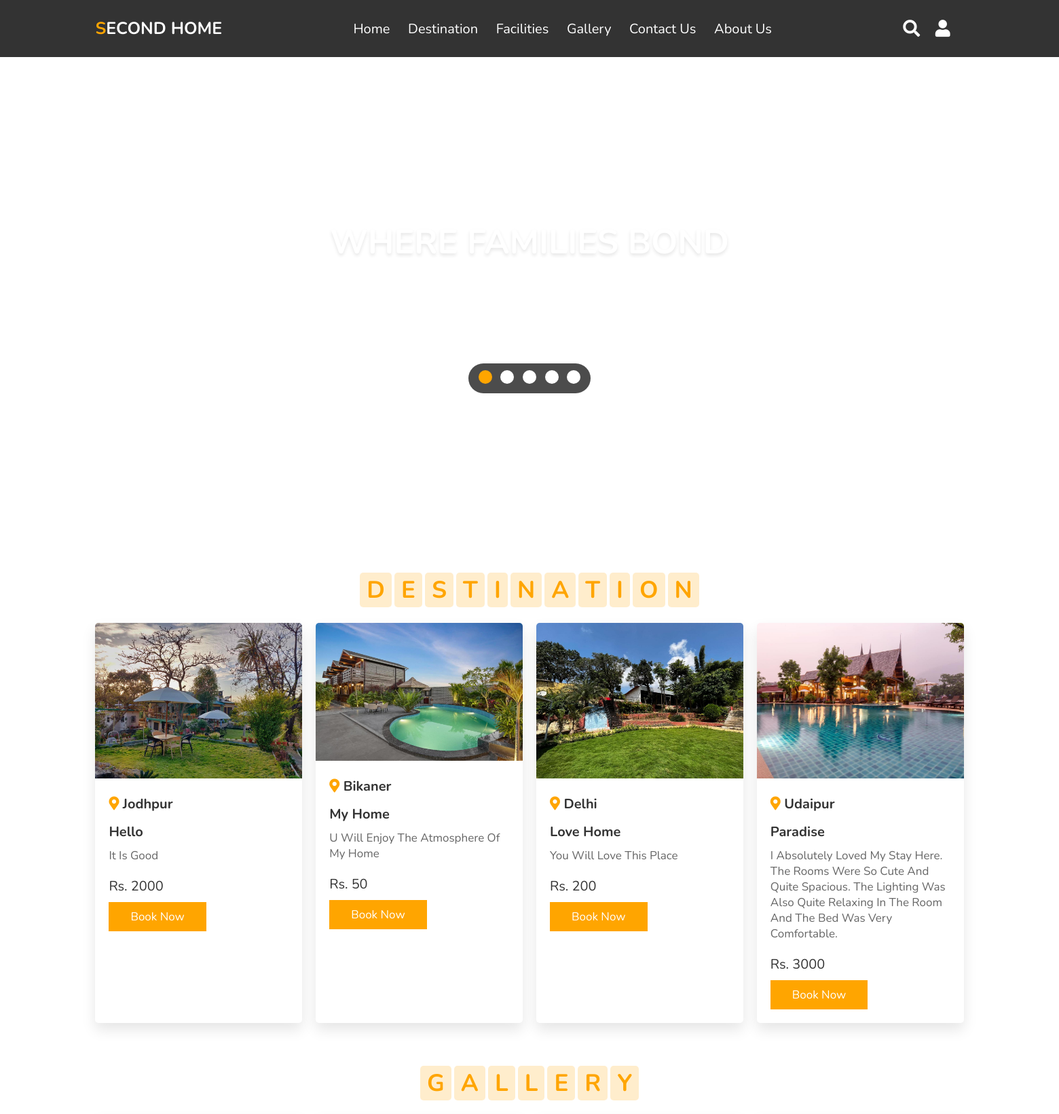
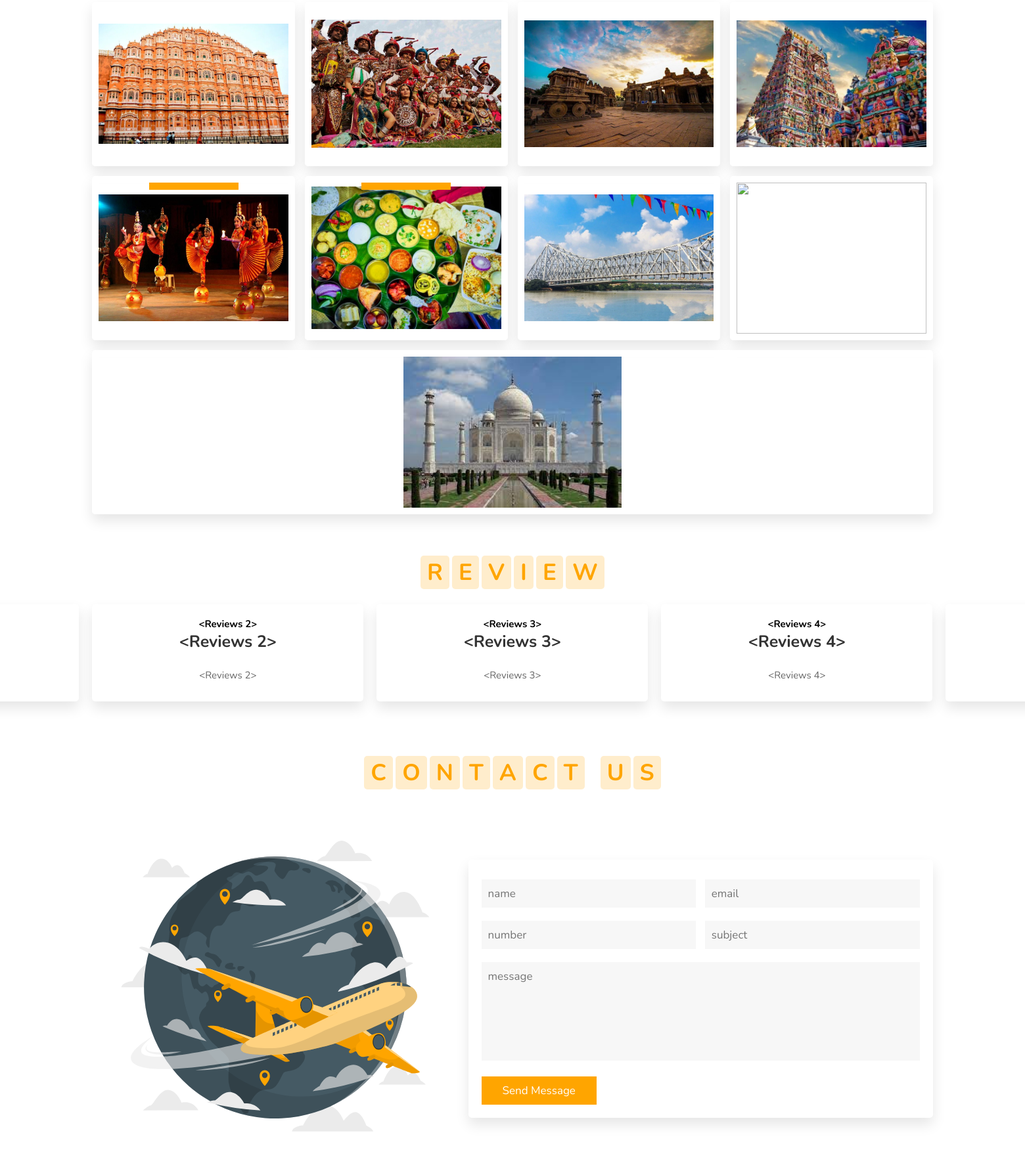
Screenshot of /Air_Condition (upper part) with the database file from the repository (2 pictures, top to bottom).
### models.py (models this page shows)
class Listroom(db.Model):
    id = db.Column(db.Integer, primary_key=True)
    email = db.Column(db.String(150))
    phone_no= db.Column(db.Integer)
    city = db.Column(db.String(150))
    host_name = db.Column(db.String(150))
    homestay_name = db.Column(db.String(150))
    address = db.Column(db.String(150))
    description= db.Column(db.String(150))
    no_of_room = db.Column(db.Integer)
    Parking = db.Column(db.Boolean)
    Internet = db.Column(db.Boolean)
    Running_Hot_water = db.Column(db.Boolean)
    Open_Seating_areas = db.Column(db.Boolean)
    Air_Condition = db.Column(db.Boolean)
    Pet_Friendly = db.Column(db.Boolean)
    Toiletries = db.Column(db.Boolean)
    Smoking_Allowed = db.Column(db.Boolean)
    Library = db.Column(db.Boolean)
    Bonfire = db.Column(db.Boolean)
    Barbecue = db.Column(db.Boolean)
    Pick_and_dropService = db.Column(db.Boolean)
    rent=db.Column(db.Integer)
    pic=db.Column(db.String(500))
    uid = db.Column("uid", db.Integer, db.ForeignKey('user.id'))
    review = db.relationship('Reviews', backref='room')
    booking = db.relationship('Booking', backref='room')

class Reviews(db.Model):
    id = db.Column(db.Integer, primary_key=True)
    review=db.Column(db.String(5000))
    room_id = db.Column(db.Integer, db.ForeignKey('listroom.id'))
    user_id = db.Column(db.Integer, db.ForeignKey('user.id'))

### main.py (the view)
@app.route('/Air_Condition')
def Air_Condition():
    fac=Listroom.query.filter_by(Air_Condition=True).all()
    rev=Reviews.query.all()
    return render_template('face.html',post=fac,login=0,ra=rev,user=current_user)

### templates/face.html (shortened to what this page needs)
<!DOCTYPE html>
<html lang="en">
{% include('header.html')%}
<body>
    {% include ('navbar.html') %}
    <section class="home" id="home">
        <div class="content">
            <h3>where families bond</h3>
            <p>Experience something new every moment</p>
        </div>
        <div class="controls">
            <span class="vid-btn active" data-src="/static/images/vid-1.mp4"></span>
            <span class="vid-btn" data-src="/static/images/vid-2.mp4"></span>
            <span class="vid-btn" data-src="/static/images/vid-3.mp4"></span>
            <span class="vid-btn" data-src="/static/images/vid-4.mp4"></span>
            <span class="vid-btn" data-src="/static/images/vid-5.mp4"></span>
        </div>
        <div class="video-container">
            <video src="/static/images/vid-1.mp4" id="video-slider" loop autoplay muted></video>
        </div>
    </section>
    <section class="destination" id="destination">
        <h1 class="heading">
            <span>d</span>
            <span>e</span>
            <span>s</span>
            <span>t</span>
            <span>i</span>
            <span>n</span>
            <span>a</span>
            <span>t</span>
            <span>i</span>
            <span>o</span>
            <span>n</span>
        </h1>
        <div class="box-container">
            {% for i in post %}
            <div class="box">
                <img src="{{i.pic}}" alt="">
                <div class="content">
                    <h3> <i class="fas fa-map-marker-alt"></i> {{i.city}} </h3> <br>
                    <h3>{{i.homestay_name}}</h3>
                    <p>
                        {{i.description}}
                    </p>
                    <div class="price"> Rs. {{i.rent}} </div>
                    <a href="{{i.id}}/profile" class="btn">book now</a>
                </div>
            </div>
            {% endfor %}
        </div>
    </section>
    <section class="gallery" id="gallery">
        <h1 class="heading">
            <span>g</span>
            <span>a</span>
            <span>l</span>
            <span>l</span>
            <span>e</span>
            <span>r</span>
            <span>y</span>
        </h1>
        <div class="box-container">
            <div class="box">
                <img src="/static/images/gg1.webp" alt="">
                <div class="content">
                </div>
            </div>
            <div class="box">
                <img src="/static/images/gg2.jpg" alt="">
                <div class="content">
                </div>
            </div>
            <div class="box">
                <img src="/static/images/gg3.jpg" alt="">
                <div class="content">
                </div>
            </div>
            <div class="box">
                <img src="/static/images/gg4.webp" alt="">
                <div class="content">
                </div>
            </div>
            <div class="box">
                <img src="/static/images/gg5.jpg" alt="">
                <div class="content">
                    <a href="/madhya_pradesh" class="btn">see more</a>
                </div>
            </div>
            <div class="box">
                <img src="/static/images/gg6.jpg" alt="">
                <div class="content">
                    <a href="/andhra_pradesh" class="btn">see more</a>
                </div>
            </div>
            <div class="box">
                <img src="/static/images/gg7.webp" alt="">
                <div class="content">
                </div>
            </div>
            <div class="box">
                <img src="/static/images/gg8.png" alt="">
                <div class="content">
                </div>
            </div>
            <div class="box">
                <img src="/static/images/gg9.jpg" alt="">
                <div class="content">
                </div>
            </div>
        </div>
    </section>
    <section class="review" id="review">
        <h1 class="heading">
            <span>r</span>
            <span>e</span>
            <span>v</span>
            <span>i</span>
            <span>e</span>
            <span>w</span>
        </h1>
        <div class="swiper-container review-slider">
            <div class="swiper-wrapper">
                {% for i in ra %}
                <div class="swiper-slide">
                    <div class="box">
                        <h1>{{i}}</h1>
                        <h3>{{i}}</h3>
                       <br>
                           <p>{{i}}</p>
                    </div>
                </div>
                {% endfor %}
        </div>
    </section>
    <section class="contact" id="contact">
        <h1 class="heading">
            <span>c</span>
            <span>o</span>
            <span>n</span>
            <span>t</span>
            <span>a</span>
            <span>c</span>
            <span>t</span>
            <span class="space"></span>
            <span>u</span>
            <span>s</span>
        </h1>
        <div class="row">
            <div class="image">
                <img src="/static/images/contact-img.svg" alt="">
            </div>
            <form action="">
                <div class="inputBox">
                    <input type="text" placeholder="name">
                    <input type="email" placeholder="email">
                </div>
                <div class="inputBox">
                    <input type="number" placeholder="number">
                    <input type="text" placeholder="subject">
                </div>
                <textarea placeholder="message" name="" id="" cols="30" rows="10"></textarea>
                <input type="submit" class="btn" value="send message">
            </form>
        </div>
    </section>
</body>
</html>

### static/style.css (style rules this page uses)
:root { --orange: #ffa500; }
* { font-family: 'Nunito', sans-serif; margin: 0; padding: 0; box-sizing: border-box; text-transform: capitalize; outline: none; border: none; text-decoration: none; transition: all .2s linear; }
html { font-size: 62.5%; overflow-x: hidden; scroll-padding-top: 6rem; scroll-behavior: smooth; }
section { padding: 2rem 9%; }
.heading { text-align: center; padding: 2.5rem 0; }
.heading span { font-size: 3.5rem; background: rgba(255, 165, 0, .2); color: var(--orange); border-radius: .5rem; padding: .2rem 1rem; }
.heading span.space { background: none; }
.btn { display: inline-block; margin-top: 1rem; background: var(--orange); color: #fff; padding: .8rem 3rem; border: .2rem solid var(--orange); cursor: pointer; font-size: 1.7rem; }
.home { min-height: 100vh; display: flex; align-items: center; justify-content: center; flex-flow: column; position: relative; z-index: 0; }
.home .content { text-align: center; }
.home .content h3 { font-size: 5rem; color: #fff; text-transform: uppercase; text-shadow: 0 .3rem .5rem rgba(0, 0, 0, .1); }
.home .content p { font-size: 2.5rem; color: #fff; padding: .5rem 0; }
.home .video-container video { position: absolute; top: 0; left: 0; z-index: -1; height: 100%; width: 100%; object-fit: cover; }
.home .controls { padding: 1rem; border-radius: 5rem; background: rgba(0, 0, 0, .7); position: relative; top: 10rem; }
.home .controls .vid-btn { height: 2rem; width: 2rem; display: inline-block; border-radius: 50%; background: #fff; cursor: pointer; margin: 0 .5rem; }
.home .controls .vid-btn.active { background: var(--orange); }
.destination .box-container { display: flex; flex-wrap: wrap; gap: 2rem; }
.destination .box-container .box { flex: 1 1 30rem; border-radius: .5rem; overflow: hidden; box-shadow: 0 1rem 2rem rgba(0, 0, 0, .1); }
.destination .box-container .box img { width: 100%; object-fit: cover; }
.destination .box-container .box .content { padding: 2rem; }
.destination .box-container .box .content h3 { font-size: 2rem; color: #333; }
.destination .box-container .box .content h3 i { color: var(--orange); }
.destination .box-container .box .content p { font-size: 1.7rem; color: #666; padding: 1rem 0; }
.destination .box-container .box .content .price { font-size: 2rem; color: #333; padding-top: 1rem; }
.gallery .box-container { display: flex; flex-wrap: wrap; gap: 1.5rem; }
.gallery .box-container .box { overflow: hidden; box-shadow: 0 1rem 2rem rgba(0, 0, 0, .1); border: 1rem solid #fff; border-radius: .5rem; flex: 1 1 30rem; height: 25rem; position: relative; }
.gallery .box-container .box img { height: 100%; width: 100%; object-fit: cover; }
.gallery .box-container .box .content { position: absolute; top: -100%; left: 0; height: 100%; width: 100%; text-align: center; background: rgba(0, 0, 0, .7); padding: 2rem; padding-top: 5rem; }
.review .review-slider { padding-bottom: 2rem; }
.review .box { padding: 2rem; text-align: center; box-shadow: 0 1rem 2rem rgba(0, 0, 0, .1); border-radius: .5rem; }
.review .box h3 { color: #333; font-size: 2.5rem; }
.review .box p { color: #666; font-size: 1.5rem; padding: 1rem 0; }
.contact .row { display: flex; flex-wrap: wrap; gap: 1.5rem; align-items: center; }
.contact .row .image { flex: 1 1 35rem; }
.contact .row .image img { width: 100%; }
.contact .row form { flex: 1 1 50rem; padding: 2rem; box-shadow: 0 1rem 2rem rgba(0, 0, 0, .1); border-radius: .5rem; }
.contact .row form .inputBox { display: flex; flex-wrap: wrap; justify-content: space-between; }
.contact .row form .inputBox input, .contact .row form textarea { width: 49%; margin: 1rem 0; padding: 1rem; font-size: 1.7rem; color: #333; background: #f7f7f7; text-transform: none; }
.contact .row form textarea { height: 15rem; resize: none; width: 100%; }
.gallery .box-container .box img { height: 100%; width: 100%; object-fit: contain; }

### rows the page displays
Listroom: pic (picture), city "Jodhpur", homestay_name "Hello", description "It Is Good", rent "2000"
Listroom: pic (picture), city "Bikaner", homestay_name "My Home", description "U Will Enjoy The Atmosphere Of My Home", rent "50"
Listroom: pic (picture), city "Delhi", homestay_name "Love Home", description "You Will Love This Place", rent "200"
Listroom: pic (picture), city "Udaipur", homestay_name "Paradise", description "I Absolutely Loved My Stay Here. The Rooms Were So Cute And Quite Spacious. The Lighting Was Also Quite Relaxing In The Room And The Bed Was Very Comfortable.", rent "3000"
Reviews: i "<Reviews 2>"
Reviews: i "<Reviews 3>"
Reviews: i "<Reviews 4>"
